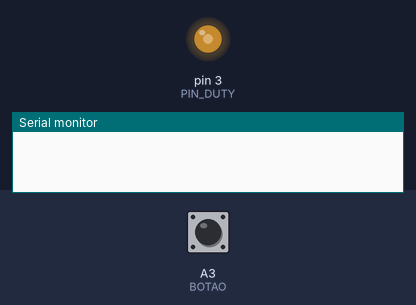
A sketch run on a simulated Arduino Uno, built with avr-gcc and run on an emulated ATmega328P. On the bench: output pins drawn as LEDs (lit = HIGH), the last lines printed to the serial monitor. The inputs (shaded band) are chosen by the test bench; at power-on: A3 (BOTAO) LOW.

Above: at 1.2 s.
1.3 s: A3 (BOTAO) pulled HIGH for 0.15 s
At 6.0 s:
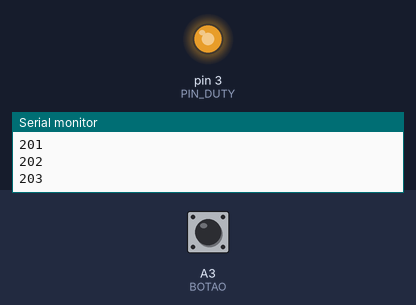
At 12.5 s:
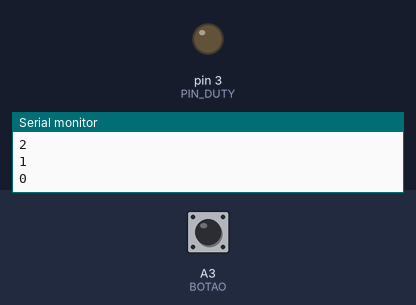
Timing chart, 0 to 12.9 s (numbered marks = the images above; inputs shaded):
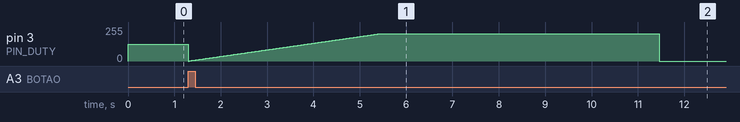

The sketch:

GrupoA_alinea_c.ino
```cpp
#define PIN_DUTY 3
#define BOTAO A3
int estadoBotao = 0;

void setup() {
 pinMode(PIN_DUTY,OUTPUT);
 pinMode(BOTAO,INPUT);
 analogWrite(3,127);
 Serial.begin(9600);
}

void loop() {
  // put your main code here, to run repeatedly:
  if(lerBotao() == true){
    int duty = 0;
    while(duty < 204){
      Serial.println(duty);
      analogWrite(PIN_DUTY,duty);
      delay(20);
      duty += 1;
    }
    delay(5000);
    while(duty >= 0){
      Serial.println(duty);
      analogWrite(PIN_DUTY,duty);
      delay(5);
      duty -= 1;
    }
  }
}

boolean lerBotao(){
  estadoBotao = digitalRead(BOTAO);
  if(estadoBotao == HIGH){
  return true;
  }else{
    return false;
  }
  return true;
}
```
